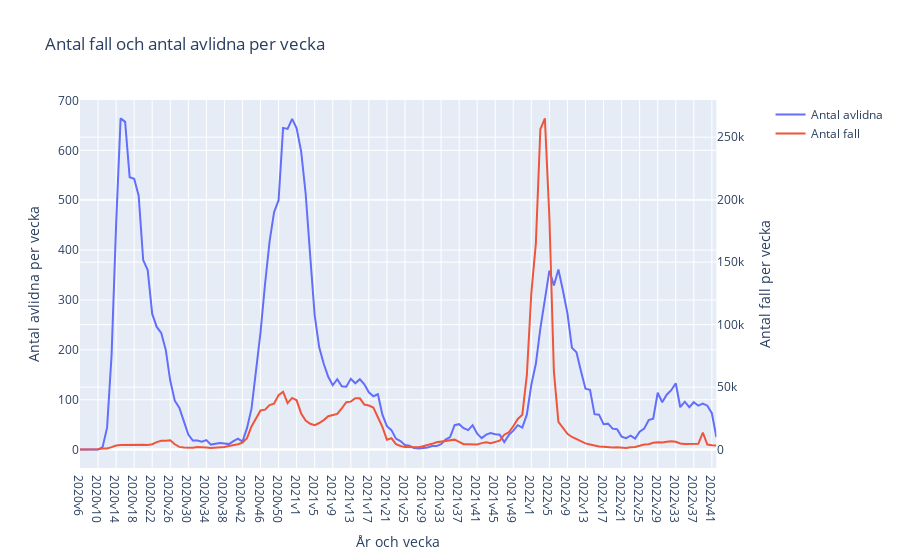

This figure's notebook cell:
### Code cell
import plotly.graph_objects as go
from plotly.subplots import make_subplots

fig = make_subplots(specs=[[{"secondary_y": True}]])

fig.add_trace(
    go.Scatter(x=covid19["Vecka"], y=covid19["Antal_avlidna_vecka"], name="Antal avlidna"),
    secondary_y=False,
)
fig.add_trace(
    go.Scatter(x=covid19["Vecka"], y=covid19["Antal_fall_vecka"], name="Antal fall"),
    secondary_y=True,
)
# Add figure title
fig.update_layout(
    title_text="Antal fall och antal avlidna per vecka"
)

# Set x-axis title
fig.update_xaxes(title_text="År och vecka")

# Set y-axes titles
fig.update_yaxes(title_text="Antal avlidna per vecka", secondary_y=False)
fig.update_yaxes(title_text="Antal fall per vecka", secondary_y=True)

fig.show()

### Figure 1 — Plotly figure (JSON) as saved in the notebook; plotly's stock layout.template omitted (floating-point values rounded to 4 significant figures; data arrays with more than 128 entries replaced by an {"elided": "..."} marker saying what was removed)
{"data": [{"name": "Antal avlidna", "type": "scatter", "x": {"elided": "142 str values"}, "xaxis": "x", "y": {"elided": "142 int values"}, "yaxis": "y"}, {"name": "Antal fall", "type": "scatter", "x": {"elided": "142 str values"}, "xaxis": "x", "y": {"elided": "142 int values"}, "yaxis": "y2"}], "layout": {"title": {"text": "Antal fall och antal avlidna per vecka"}, "xaxis": {"anchor": "y", "domain": [0, 0.94], "title": {"text": "År och vecka"}}, "yaxis": {"anchor": "x", "domain": [0, 1], "title": {"text": "Antal avlidna per vecka"}}, "yaxis2": {"anchor": "x", "overlaying": "y", "side": "right", "title": {"text": "Antal fall per vecka"}}}}
